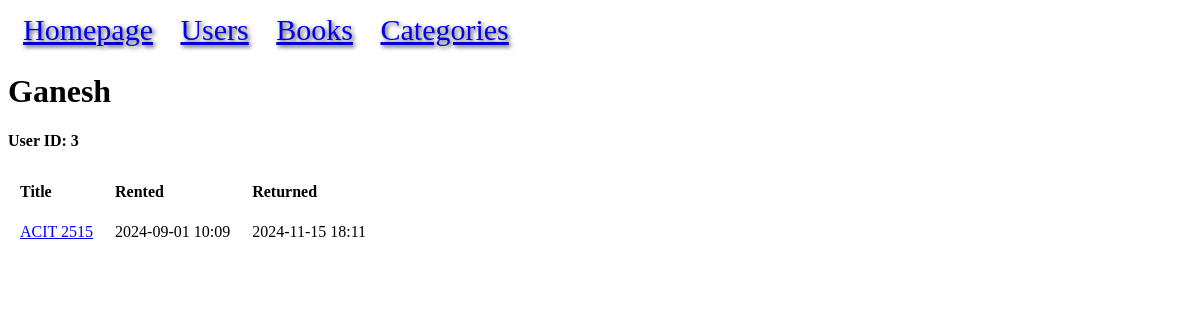
The page /user/3 on the database as committed earlier.
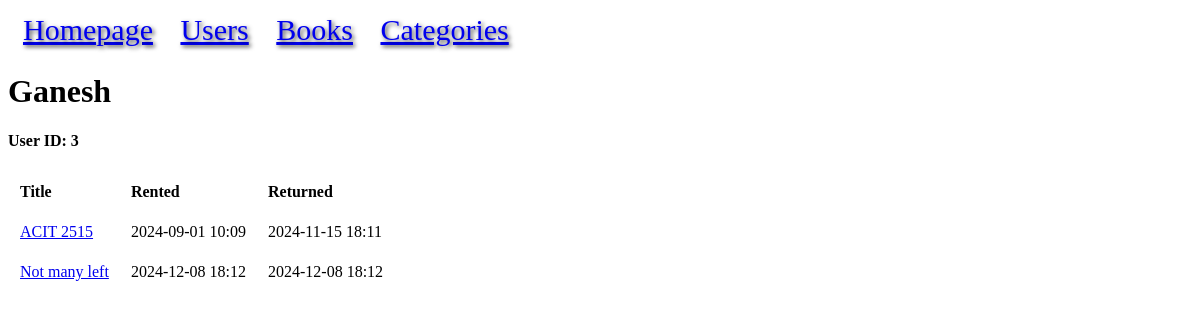
The same page on the database as committed later.
### models.py (models this page shows, shortened)
class BookRental(db.Model):
    id = mapped_column(Integer, primary_key=True)
    user_id = mapped_column(Integer, ForeignKey("user.id"))
    book_id = mapped_column(Integer, ForeignKey("book.id"))
    rented = mapped_column(DateTime(timezone=True), nullable=False)
    returned = mapped_column(DateTime(timezone=True), nullable=True)
    user = relationship("User", back_populates="rented")
    book = relationship("Book", back_populates="rentals")

class Book(db.Model):
    id = mapped_column(Integer, primary_key=True, autoincrement=True)
    title = mapped_column(String)
    price = mapped_column(DECIMAL(10, 2))
    available = mapped_column(Integer, default=0)
    rating = mapped_column(Integer)
    upc = mapped_column(String, unique=True)
    url = mapped_column(String)
    category_id = mapped_column(Integer, ForeignKey("category.id"))
    category = relationship("Category", back_populates="books")
    rentals = relationship("BookRental", back_populates="book")

### app.py (the view)
@app.route("/user/<int:id>")
def user(id):
    statement = db.select(User).where(User.id == id)
    result = db.session.execute(statement).scalar()
    if not result:
        return f"USER ID:{id} NOT FOUND!", 404
    return render_template("user.html", result=result)

### templates/user.html
{% extends "base.html" %}
{% block content %}
<h1>{{ result.name }}</h1>
<h4>User ID: {{ result.id }}</h4>
<table>
<tr>
    <th>Title</th>
    <th>Rented</th>
    <th>Returned</th>
</tr>
{% for rental in result.rented %}
<tr>
<td><a href="{{ url_for('book', id=rental.book.id) }}">{{ rental.book.title }}</a></td>
<td>{{ rental.rented.strftime("%Y-%m-%d %H:%m") }}</td>
<td>{% if rental.returned %}{{ rental.returned.strftime("%Y-%m-%d %H:%m") }}
{% endif %}</td>
</tr>
{% endfor %}
</table>
{% endblock %}

Rows that differ between the two databases and show on the page:
added BookRental: book "Not many left", rented "2024-12-08 18:12", returned "2024-12-08 18:12"
